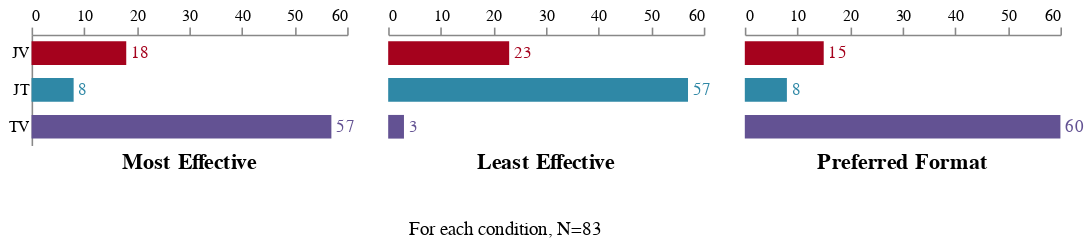

This figure's notebook cell:
### Code cell
# Data in long format
data = {
    'Condition': ['JV', 'JT', 'TV'] * 3,  # Use short labels
    'Category': ['Most Effective'] * 3 + ['Least Effective'] * 3 + ['Preferred Format'] * 3,
    'Count': most_effective_list + least_effective_list + preferred_format_list
}

df_melted = pd.DataFrame(data)

# Function to create a chart for each category
def create_individual_chart(df, condition, color_map, show_y_axis):
    # Filter the data based on the specified category
    df_filtered = df[df['Category'] == condition].copy()

    # Convert the count to numeric for proper encoding
    df_filtered['Count'] = pd.to_numeric(df_filtered['Count'])

    # Define the Altair chart
    chart = alt.Chart(df_filtered).mark_bar(size=15).encode(
        x=alt.X('Count:Q', title=None, axis=alt.Axis(values=[0, 10, 20, 30, 40, 50, 60], orient='top')),
        y=alt.Y('Condition:N', title=None, axis=alt.Axis(labelAngle=0, labels=show_y_axis, domain=show_y_axis, ticks=False), sort=['JV', 'JT', 'TV']),  # Control y-axis visibility
        color=alt.Color('Condition:N', scale=alt.Scale(domain=['JV', 'JT', 'TV'],
                                                      range=[color_map['Visualization'], color_map['Text'], color_map['Combined']])),
        tooltip=['Condition', 'Category', 'Count']
    ).properties(
        width=200,
        height=70,
        title=alt.TitleParams(condition, orient='bottom')
    )

    # Text layer for displaying counts
    text = chart.mark_text(
        align='left',
        baseline='middle',
        dx=3  # Adjust the position of text
    ).encode(
        text='Count:Q'
    )

    return chart + text  # Layer bars with text

# Define color map for consistency
color_map = {
    'Visualization': '#A5021D',  # Color for JV
    'Text': '#2F88A6',           # Color for JT
    'Combined': '#635293'        # Color for TV
}

# Create individual charts for each category
most_effective_chart = create_individual_chart(df_melted, 'Most Effective', color_map, show_y_axis=True)
least_effective_chart = create_individual_chart(df_melted, 'Least Effective', color_map, show_y_axis=False)
preferred_format_chart = create_individual_chart(df_melted, 'Preferred Format', color_map, show_y_axis=False)

# Combine the charts horizontally
combined_chart = alt.hconcat(most_effective_chart, least_effective_chart, preferred_format_chart).resolve_scale(
    y='shared'
)

# Text annotation for number of trials
text_annotation = alt.Chart(pd.DataFrame({'text': ["For each condition, N=83"]})).mark_text(
    align='center',
    baseline='top',
    fontSize=12
).encode(
    text='text:N'
).properties(
    width=600
)

# Combine the charts with the text annotation
final_chart = alt.vconcat(combined_chart, text_annotation).configure_axis(
    grid=False
).configure_view(
    stroke=None
).configure_title(
    fontSize=14
).configure_legend(
    disable=True
)


final_chart.display()

### Figure 1 — Vega-Lite specification as saved in the notebook (floating-point values rounded to 4 significant figures)
{"config": {"view": {"continuousWidth": 300, "continuousHeight": 300, "stroke": null}, "axis": {"grid": false}, "legend": {"disable": true}, "title": {"fontSize": 14}}, "vconcat": [{"hconcat": [{"layer": [{"mark": {"type": "bar", "size": 15}, "encoding": {"color": {"field": "Condition", "scale": {"domain": ["JV", "JT", "TV"], "range": ["#A5021D", "#2F88A6", "#635293"]}, "type": "nominal"}, "tooltip": [{"field": "Condition", "type": "nominal"}, {"field": "Category", "type": "nominal"}, {"field": "Count", "type": "quantitative"}], "x": {"axis": {"orient": "top", "values": [0, 10, 20, 30, 40, 50, 60]}, "field": "Count", "title": null, "type": "quantitative"}, "y": {"axis": {"domain": true, "labelAngle": 0, "labels": true, "ticks": false}, "field": "Condition", "sort": ["JV", "JT", "TV"], "title": null, "type": "nominal"}}, "title": {"text": "Most Effective", "orient": "bottom"}}, {"mark": {"type": "text", "align": "left", "baseline": "middle", "dx": 3}, "encoding": {"color": {"field": "Condition", "scale": {"domain": ["JV", "JT", "TV"], "range": ["#A5021D", "#2F88A6", "#635293"]}, "type": "nominal"}, "text": {"field": "Count", "type": "quantitative"}, "tooltip": [{"field": "Condition", "type": "nominal"}, {"field": "Category", "type": "nominal"}, {"field": "Count", "type": "quantitative"}], "x": {"axis": {"orient": "top", "values": [0, 10, 20, 30, 40, 50, 60]}, "field": "Count", "title": null, "type": "quantitative"}, "y": {"axis": {"domain": true, "labelAngle": 0, "labels": true, "ticks": false}, "field": "Condition", "sort": ["JV", "JT", "TV"], "title": null, "type": "nominal"}}, "title": {"text": "Most Effective", "orient": "bottom"}}], "data": {"name": "data-60daccb7128a424ae318dfabaa38567d"}, "height": 70, "width": 200}, {"layer": [{"mark": {"type": "bar", "size": 15}, "encoding": {"color": {"field": "Condition", "scale": {"domain": ["JV", "JT", "TV"], "range": ["#A5021D", "#2F88A6", "#635293"]}, "type": "nominal"}, "tooltip": [{"field": "Condition", "type": "nominal"}, {"field": "Category", "type": "nominal"}, {"field": "Count", "type": "quantitative"}], "x": {"axis": {"orient": "top", "values": [0, 10, 20, 30, 40, 50, 60]}, "field": "Count", "title": null, "type": "quantitative"}, "y": {"axis": {"domain": false, "labelAngle": 0, "labels": false, "ticks": false}, "field": "Condition", "sort": ["JV", "JT", "TV"], "title": null, "type": "nominal"}}, "title": {"text": "Least Effective", "orient": "bottom"}}, {"mark": {"type": "text", "align": "left", "baseline": "middle", "dx": 3}, "encoding": {"color": {"field": "Condition", "scale": {"domain": ["JV", "JT", "TV"], "range": ["#A5021D", "#2F88A6", "#635293"]}, "type": "nominal"}, "text": {"field": "Count", "type": "quantitative"}, "tooltip": [{"field": "Condition", "type": "nominal"}, {"field": "Category", "type": "nominal"}, {"field": "Count", "type": "quantitative"}], "x": {"axis": {"orient": "top", "values": [0, 10, 20, 30, 40, 50, 60]}, "field": "Count", "title": null, "type": "quantitative"}, "y": {"axis": {"domain": false, "labelAngle": 0, "labels": false, "ticks": false}, "field": "Condition", "sort": ["JV", "JT", "TV"], "title": null, "type": "nominal"}}, "title": {"text": "Least Effective", "orient": "bottom"}}], "data": {"name": "data-81a22fd4d51118a7bfcc752da1ff90c5"}, "height": 70, "width": 200}, {"layer": [{"mark": {"type": "bar", "size": 15}, "encoding": {"color": {"field": "Condition", "scale": {"domain": ["JV", "JT", "TV"], "range": ["#A5021D", "#2F88A6", "#635293"]}, "type": "nominal"}, "tooltip": [{"field": "Condition", "type": "nominal"}, {"field": "Category", "type": "nominal"}, {"field": "Count", "type": "quantitative"}], "x": {"axis": {"orient": "top", "values": [0, 10, 20, 30, 40, 50, 60]}, "field": "Count", "title": null, "type": "quantitative"}, "y": {"axis": {"domain": false, "labelAngle": 0, "labels": false, "ticks": false}, "field": "Condition", "sort": ["JV", "JT", "TV"], "title": null, "type": "nominal"}}, "title": {"text": "Preferred Format", "orient": "bottom"}}, {"mark": {"type": "text", "align": "left", "baseline": "middle", "dx": 3}, "encoding": {"color": {"field": "Condition", "scale": {"domain": ["JV", "JT", "TV"], "range": ["#A5021D", "#2F88A6", "#635293"]}, "type": "nominal"}, "text": {"field": "Count", "type": "quantitative"}, "tooltip": [{"field": "Condition", "type": "nominal"}, {"field": "Category", "type": "nominal"}, {"field": "Count", "type": "quantitative"}], "x": {"axis": {"orient": "top", "values": [0, 10, 20, 30, 40, 50, 60]}, "field": "Count", "title": null, "type": "quantitative"}, "y": {"axis": {"domain": false, "labelAngle": 0, "labels": false, "ticks": false}, "field": "Condition", "sort": ["JV", "JT", "TV"], "title": null, "type": "nominal"}}, "title": {"text": "Preferred Format", "orient": "bottom"}}], "data": {"name": "data-b2a5b7d352052ac9b5a37b0e3bf80b2c"}, "height": 70, "width": 200}], "resolve": {"scale": {"y": "shared"}}}, {"data": {"name": "data-3c2a81925f822589492904441a5d285d"}, "mark": {"type": "text", "align": "center", "baseline": "top", "fontSize": 12}, "encoding": {"text": {"field": "text", "type": "nominal"}}, "width": 600}], "$schema": "https://vega.github.io/schema/vega-lite/v5.20.1.json", "datasets": {"data-60daccb7128a424ae318dfabaa38567d": [{"Condition": "JV", "Category": "Most Effective", "Count": 18}, {"Condition": "JT", "Category": "Most Effective", "Count": 8}, {"Condition": "TV", "Category": "Most Effective", "Count": 57}], "data-81a22fd4d51118a7bfcc752da1ff90c5": [{"Condition": "JV", "Category": "Least Effective", "Count": 23}, {"Condition": "JT", "Category": "Least Effective", "Count": 57}, {"Condition": "TV", "Category": "Least Effective", "Count": 3}], "data-b2a5b7d352052ac9b5a37b0e3bf80b2c": [{"Condition": "JV", "Category": "Preferred Format", "Count": 15}, {"Condition": "JT", "Category": "Preferred Format", "Count": 8}, {"Condition": "TV", "Category": "Preferred Format", "Count": 60}], "data-3c2a81925f822589492904441a5d285d": [{"text": "For each condition, N=83"}]}}
